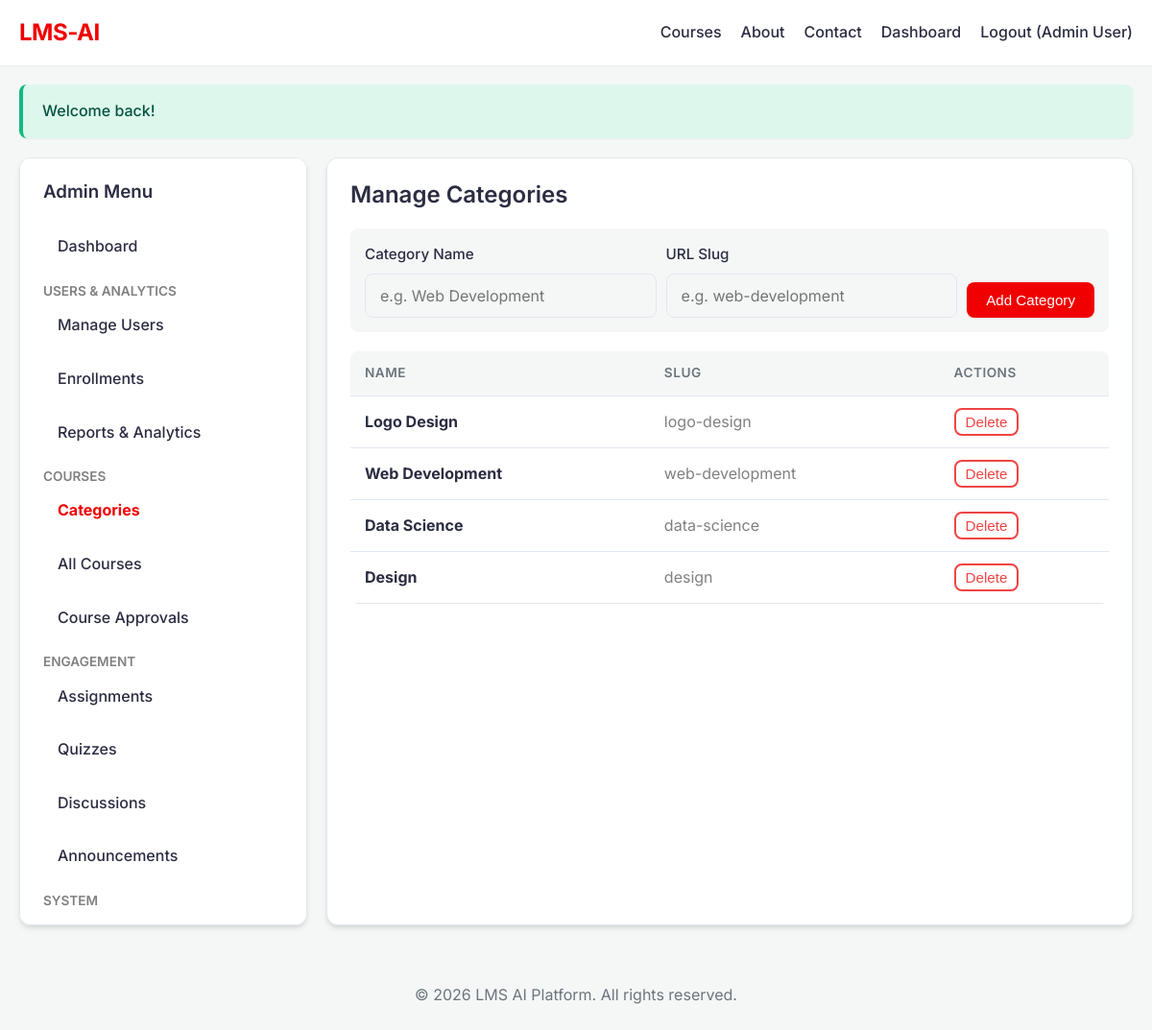
Screenshot of /admin/categories.php (signed in) with the database file from the repository.
### tables this page shows
CREATE TABLE `categories` (
  `id` int(11) NOT NULL,
  `name` varchar(100) NOT NULL,
  `slug` varchar(100) NOT NULL,
  `created_at` timestamp NOT NULL DEFAULT current_timestamp()
);

### includes/functions.php (called while the page is built, shortened)
<?php
function h($string)
{
    return htmlspecialchars($string ?? '', ENT_QUOTES, 'UTF-8');
}

### admin/categories.php (the view, shortened to what this page needs)
<?php
require_once __DIR__ . '/../config/app.php';
$stmt = $pdo->query("SELECT * FROM categories ORDER BY created_at DESC");
$categories = $stmt->fetchAll();
require_once __DIR__ . '/../includes/header.php';
?>
<div style="display: flex; gap: 20px; flex-wrap: wrap;">
    <?php require_once __DIR__ . '/../includes/admin_sidebar.php'; ?>
    <div class="dashboard-content card" style="flex: 3; min-width: 300px;">
        <h2>Manage Categories</h2>
        <form method="POST" action="categories.php" style="display: flex; gap: 10px; align-items: flex-end; margin: 20px 0; background: var(--bg-color); padding: 15px; border-radius: var(--radius);">
            <div class="form-group" style="flex: 1; margin: 0;">
                <label>Category Name</label>
                <input type="text" name="name" required placeholder="e.g. Web Development">
            </div>
            <div class="form-group" style="flex: 1; margin: 0;">
                <label>URL Slug</label>
                <input type="text" name="slug" required placeholder="e.g. web-development">
            </div>
            <button type="submit" class="btn btn-primary" style="margin: 0;">Add Category</button>
        </form>
        <table style="width: 100%;">
            <thead>
                <tr>
                    <th>Name</th>
                    <th>Slug</th>
                    <th>Actions</th>
                </tr>
            </thead>
            <tbody>
                <?php foreach ($categories as $cat): ?>
                    <tr>
                        <td><strong><?= h($cat['name']) ?></strong></td>
                        <td style="color: gray;"><?= h($cat['slug']) ?></td>
                        <td>
                            <form method="POST" action="categories.php" onsubmit="return confirm('Delete this category?');">
                                <button type="submit" class="btn btn-outline" style="color: var(--danger); border-color: var(--danger); padding: 4px 10px;">Delete</button>
                            </form>
                        </td>
                    </tr>
                <?php endforeach; ?>
            </tbody>
        </table>
    </div>
</div>
<?php require_once __DIR__ . '/../includes/footer.php'; ?>

### css/style.css (style rules this page uses)
:root { --primary-color: #4361ee; --primary-hover: #3a56d4; --secondary-color: #ffffff; --bg-color: #f4f7f6; --text-main: #2b2d42; --text-muted: #6c757d; --border-color: #e2e8f0; --success: #10b981; --danger: #ef4444; --warning: #f59e0b; --shadow-sm: 0 1px 2px 0 rgba(0, 0, 0, 0.05); --shadow-md: 0 4px 6px -1px rgba(0, 0, 0, 0.1), 0 2px 4px -1px rgba(0, 0, 0, 0.06); --shadow-lg: 0 10px 15px -3px rgba(0, 0, 0, 0.1), 0 4px 6px -2px rgba(0, 0, 0, 0.05); --radius: 8px; --radius-lg: 12px; --transition: all 0.3s ease; }
* { box-sizing: border-box; margin: 0; padding: 0; }
body { font-family: 'Inter', sans-serif; background-color: var(--bg-color); color: var(--text-main); line-height: 1.6; font-size: 16px; transition: var(--transition); }
h1, h2, h3, h4, h5, h6 { font-weight: 600; line-height: 1.2; margin-bottom: 0.5rem; color: var(--text-main); }
.btn { padding: 10px 20px; border: none; border-radius: var(--radius); cursor: pointer; display: inline-block; font-weight: 500; text-align: center; transition: var(--transition); font-size: 0.95rem; }
.btn-primary { background: var(--primary-color); color: #fff; box-shadow: var(--shadow-sm); }
.btn-outline { border: 2px solid var(--primary-color); color: var(--primary-color); background: transparent; }
.card { background: var(--secondary-color); padding: 24px; border-radius: var(--radius-lg); box-shadow: var(--shadow-md); margin-bottom: 20px; border: 1px solid var(--border-color); transition: var(--transition); }
.form-group { margin-bottom: 20px; }
.form-group label { display: block; margin-bottom: 8px; font-weight: 500; font-size: 0.95rem; color: var(--text-main); }
.form-group input, .form-group select, .form-group textarea { width: 100%; padding: 12px 15px; border: 1px solid var(--border-color); border-radius: var(--radius); background: var(--bg-color); color: var(--text-main); font-size: 1rem; font-family: 'Inter', sans-serif; transition: var(--transition); }
table { width: 100%; border-collapse: collapse; margin-top: 15px; background: var(--secondary-color); border-radius: var(--radius); overflow: hidden; }
thead { background: var(--bg-color); }
th, td { padding: 12px 15px; text-align: left; border-bottom: 1px solid var(--border-color); }
th { font-weight: 600; color: var(--text-muted); font-size: 0.85rem; text-transform: uppercase; letter-spacing: 0.5px; }

### rows the page displays
categories: name "Logo Design", slug "logo-design"
categories: name "Web Development", slug "web-development"
categories: name "Data Science", slug "data-science"
categories: name "Design", slug "design"

### other values shown
$_SESSION['user_name'] "Admin User"
$flash['message'] "Welcome back!"
